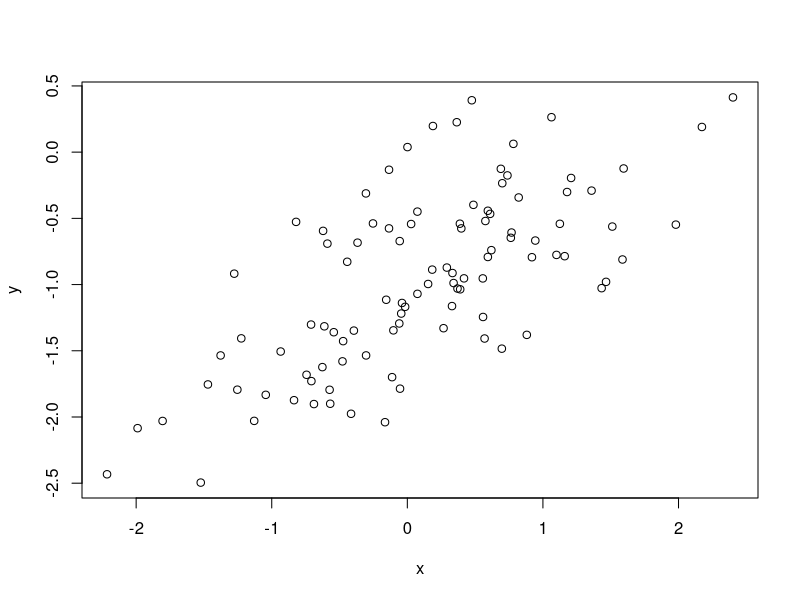
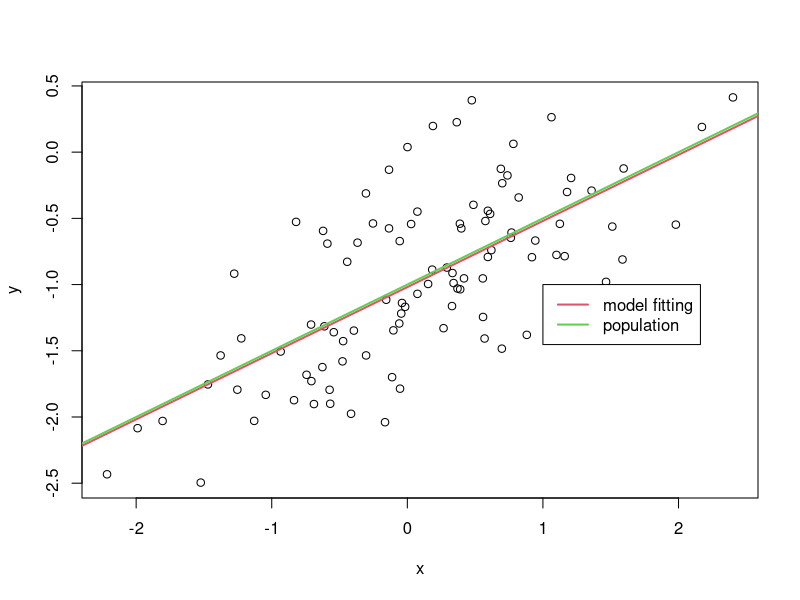
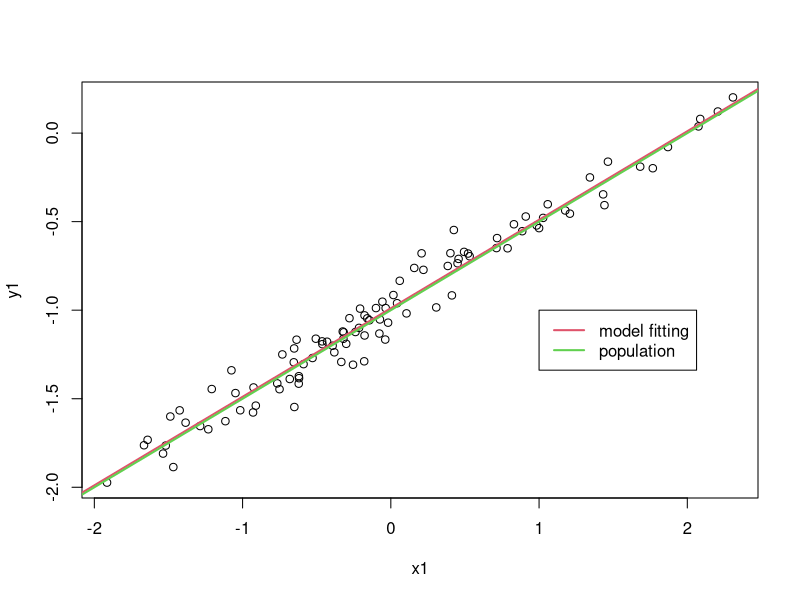
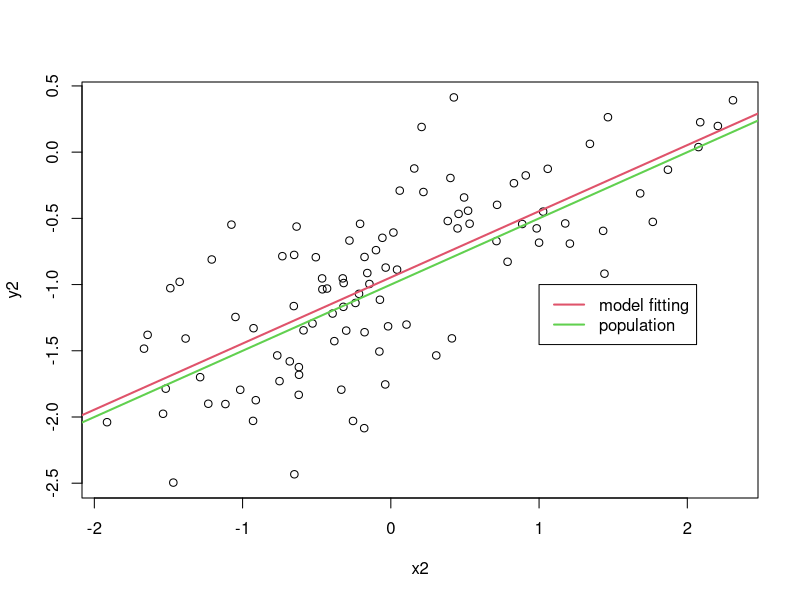
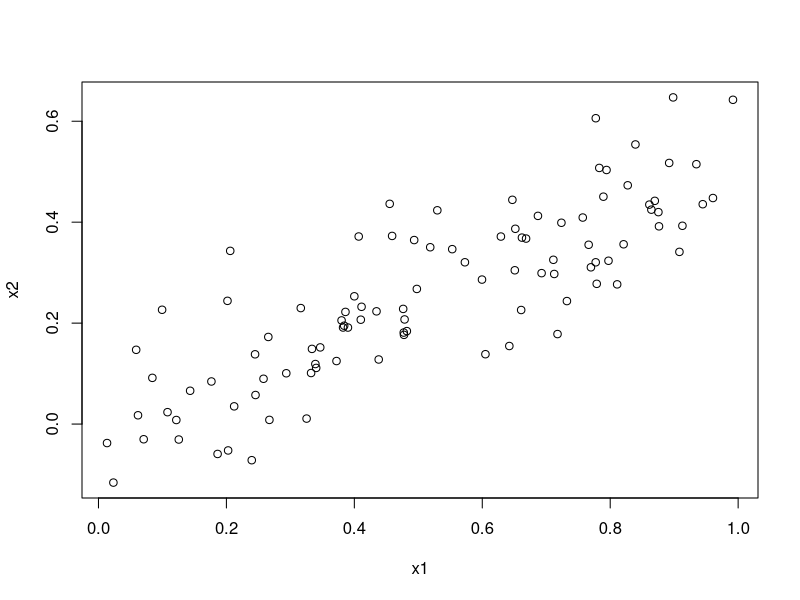
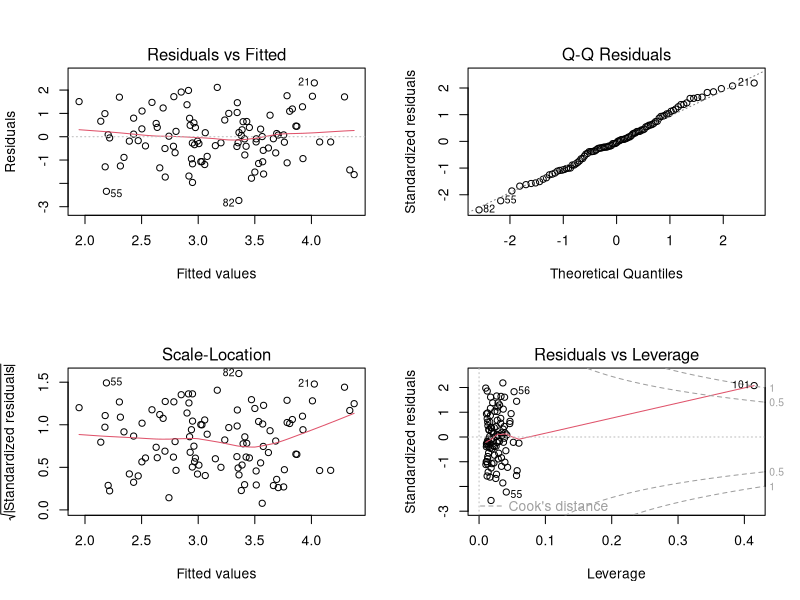
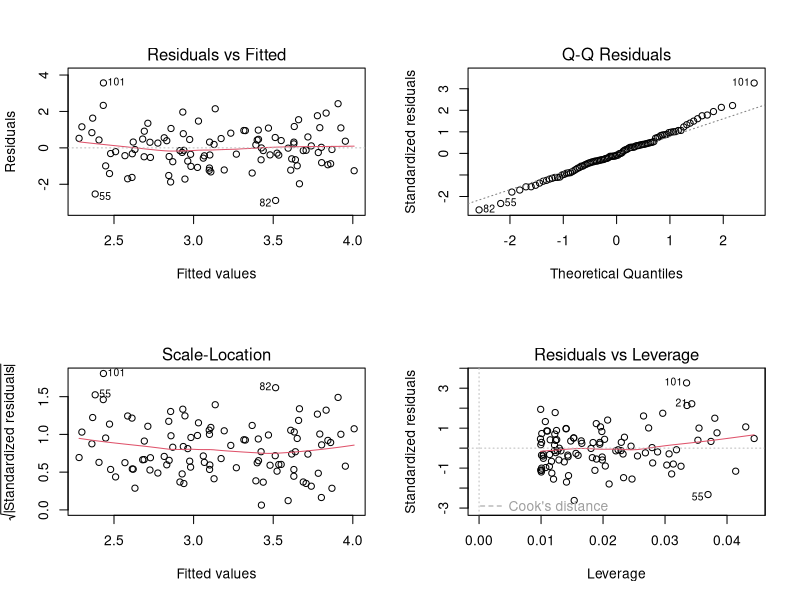
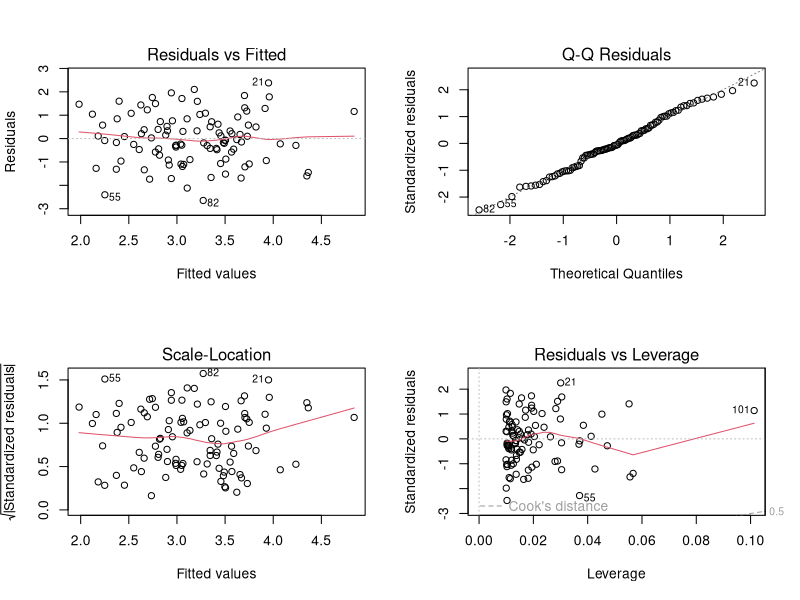

Source code (R) for these figures, in order:
## ---- chunk 1
knitr::opts_chunk$set(echo = TRUE,out.width="0.9\\linewidth",dev="pdf",fig.align  = 'center')
## ---- chunk 2
set.seed(1)
x = rnorm(100)
y = 2*x + rnorm(100)
## ---- chunk 3
fit1 = lm(y~x + 0)
summary(fit1)
## ---- chunk 4
fit2 = lm(x ~ y + 0)
summary(fit2)
## ---- chunk 5
(sqrt(length(x)-1) * sum(x*y)) / (sqrt(sum(x*x) * sum(y*y) - (sum(x*y))^2))
## ---- chunk 6
fit3 = lm(y~x)
summary(fit3)
fit4 = lm(x~y)
summary(fit4)
## ---- chunk 7
set.seed(1)
x = rnorm(100)
y = 3*x
fit5 = lm(y~x + 0)
summary(fit5)
fit6 = lm(x~y + 0)
summary(fit6)
## ---- chunk 8
set.seed(1)
x = rnorm(100)
y = sample(x, 100)
sum(x^2)
sum(y^2) # make the sums of both squares are identical
fit7 = lm(y ~ x + 0)
summary(fit7)
fit8 = lm(x ~ y + 0)
summary(fit8)
## ---- chunk 9
set.seed(1)
x = rnorm(100)
## ---- chunk 10
eps = rnorm(100, 0, sqrt(0.25))
## ---- chunk 11
y = -1 + 0.5*x + eps
## ---- chunk 12
plot(x,y)
## ---- chunk 13
fit9 = lm(y~x)
summary(fit9)
## ---- chunk 14
plot(x,y)
abline(fit9, lwd = 2, col = 2)
abline(-1, 0.5, lwd = 2, col = 3)
legend(-1, legend = c("model fitting", "population"), col = 2:3, lwd = 2)
## ---- chunk 15
fit10 = lm(y ~ x + I(x^2))
summary(fit10)
## ---- chunk 16
set.seed(1)
eps1 = rnorm(100, 0, 0.1)
x1 = rnorm(100)
y1 = -1 + 0.5*x1 + eps1
plot(x1, y1)
fit11 = lm(y1~x1)
summary(fit11)
abline(fit11, lwd = 2, col = 2)
abline(-1, 0.5, lwd = 2, col = 3)
legend(-1, legend = c("model fitting", "population"), col = 2:3, lwd = 2)
## ---- chunk 17
set.seed(1)
eps2 = rnorm(100, 0, 0.5)
x2 = rnorm(100)
y2 = -1 + 0.5*x2 + eps2
plot(x2, y2)
fit12 = lm(y2~x2)
summary(fit12)
abline(fit12, lwd = 2, col = 2)
abline(-1, 0.5, lwd = 2, col = 3)
legend(-1, legend = c("model fitting", "population"), col = 2:3, lwd = 2)
## ---- chunk 18
confint(fit9)
confint(fit11)
confint(fit12)
## ---- chunk 19
set.seed(1)
x1 <- runif(100)
x2 <- 0.5 * x1 + rnorm(100) / 10
y <- 2 + 2 * x1 + 0.3 * x2 + rnorm(100)
## ---- chunk 20
cor(x1, x2)
plot(x1, x2)
## ---- chunk 21
fit13 = lm(y~ x1 + x2)
summary(fit13)
## ---- chunk 22
fit14 = lm(y ~ x1)
summary(fit14)
## ---- chunk 23
fit15 = lm(y ~ x2)
summary(fit15)
## ---- chunk 24
x1 = c(x1, 0.1)
x2 = c(x2, 0.8)
y = c(y, 6)
fit16 = lm(y ~ x1 + x2)
summary(fit16)
fit17 = lm(y ~ x1)
summary(fit17)
fit18 = lm(y ~ x2)
summary(fit18)
## ---- chunk 25
par(mfrow = c(2,2))
plot(fit16)
## ---- chunk 26
par(mfrow=c(2,2))
plot(fit17)
## ---- chunk 27
par(mfrow=c(2,2))
plot(fit18)
